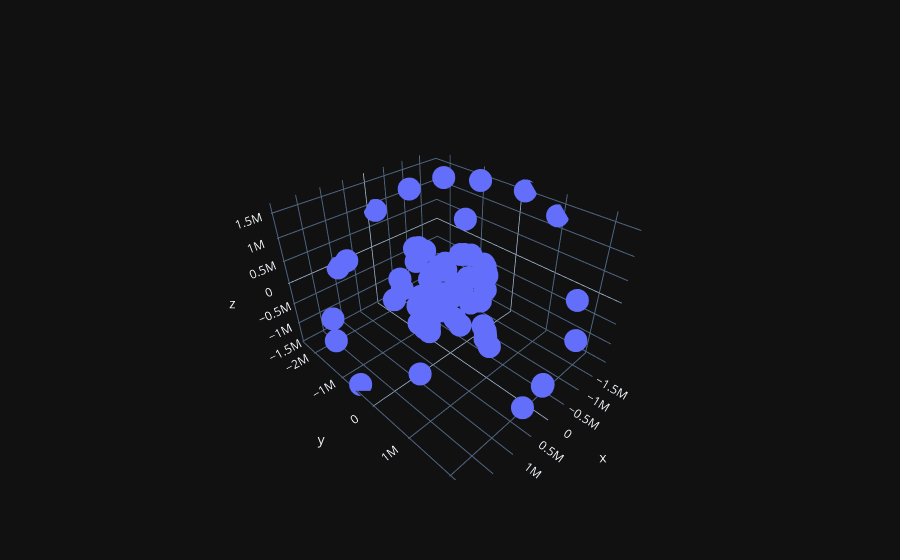
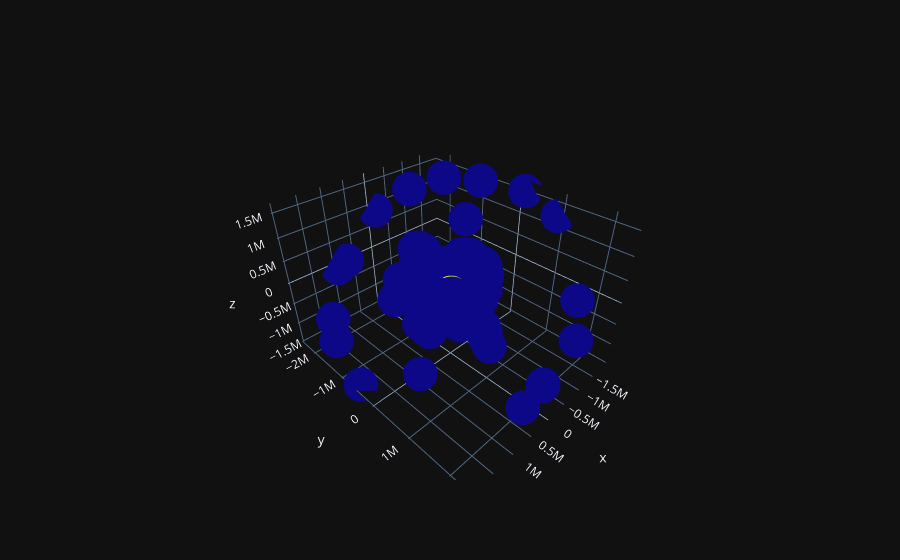

Notebook code for these charts, in order:
### Code cell
#main code
import pandas as pd
from sgp4.api import Satrec
from sgp4 import omm
import numpy as np
import matplotlib.pyplot as plt
%matplotlib notebook
from mpl_toolkits.mplot3d import Axes3D
from sklearn.cluster import DBSCAN
import plotly.graph_objects as go

data = pd.read_csv('Data/db.csv')




with open('Data/db.csv') as f:
        lines = omm.parse_csv(f)
        fields = [field for field in lines]

R = []

for i in range(156):
    field = fields[i]
    sat = Satrec("2023-172B")
    satellite = omm.initialize(sat, field)
    jd, fr = 2460326, 0.8473379629629629
    e, r, v = sat.sgp4(jd, fr)
    R.append(r)
    




data = np.array(R)
data = data[~np.isnan(data).any(axis=1)]

fig = go.Figure(data=[go.Scatter3d(x=data[:,0], y=data[:,1], z=data[:,2],
                                   mode='markers')])
fig.show()



model = DBSCAN(eps=10000, min_samples=2)
model.fit_predict(data)
pred = model.fit_predict(data)

fig = go.Figure(data=[go.Scatter3d(x=data[:,0], y=data[:,1], z=data[:,2],
                                   mode='markers', marker={"size":12, "color":pred})])

fig.show()

print("number of cluster found: {}".format(len(set(model.labels_))))
print('cluster for each point: ', model.labels_)

### Figure 1 — Plotly figure (JSON) as saved in the notebook; plotly's stock layout.template omitted (floating-point values rounded to 4 significant figures; data arrays with more than 128 entries replaced by an {"elided": "..."} marker saying what was removed)
{"data": [{"mode": "markers", "x": {"elided": "154 float values"}, "y": {"elided": "154 float values"}, "z": {"elided": "154 float values"}, "type": "scatter3d"}], "layout": {}}

### Figure 2 — Plotly figure (JSON) as saved in the notebook; plotly's stock layout.template omitted (floating-point values rounded to 4 significant figures; data arrays with more than 128 entries replaced by an {"elided": "..."} marker saying what was removed)
{"data": [{"marker": {"color": {"elided": "154 int values"}, "size": 12}, "mode": "markers", "x": {"elided": "154 float values"}, "y": {"elided": "154 float values"}, "z": {"elided": "154 float values"}, "type": "scatter3d"}], "layout": {}}
